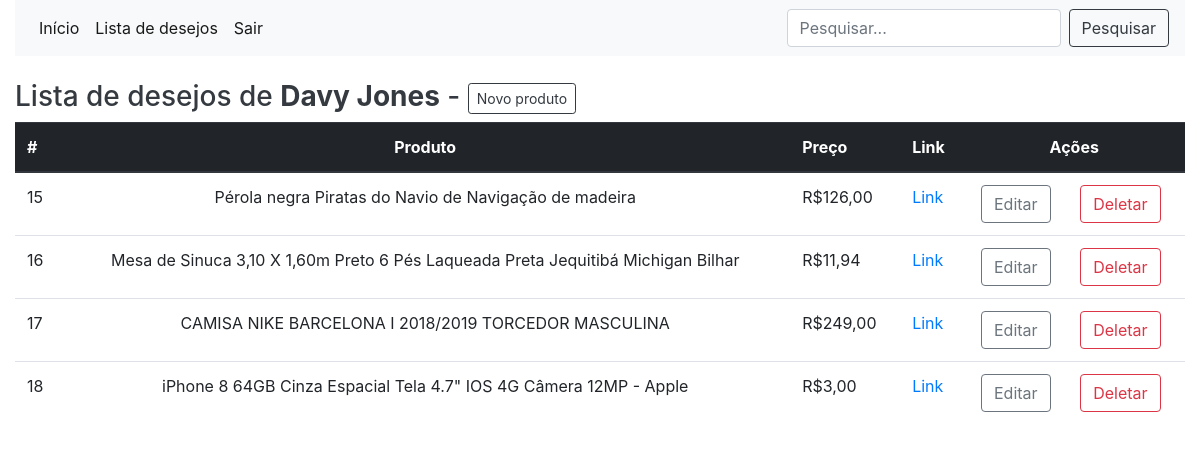
/lista_desejos.php (signed in), run on the app's committed database.
### tables this page shows
CREATE TABLE `tb_produto` (
  `id_produto` int(11) NOT NULL,
  `produto` varchar(100) NOT NULL,
  `preco` float NOT NULL,
  `link` varchar(200) NOT NULL,
  `id_usuario` int(11) NOT NULL
);

### lista_desejos.php (the view, shortened to what this page needs)
<!DOCTYPE html>
<html lang="pt-br">
<head>
	<link rel="stylesheet" type="text/css" href="css/bootstrap.min.css">
</head>
<body class="container-fluid">
	<?php
	include 'menu.php';?>
<?php include 'func.php';
	  include 'connect.php';
	?>
	<h3 class="text-dark">Lista de desejos de <b><?php echo $_SESSION['usuario']; ?></b> -
		<button type="button" class="btn btn-outline-dark btn-sm" data-toggle="modal" data-target="#formModalCenter">Novo produto
	</button>
	</h3>
	<?php
	$id_usuario = $_SESSION['id_usuario'];
	if($id_usuario != 9)
	{
	$sql = "SELECT id_produto, produto, preco, link FROM
			tb_produto INNER JOIN tb_usuarios
			ON tb_produto.id_usuario = tb_usuarios.id_usuario
			WHERE tb_produto.id_usuario  = $id_usuario";
	}
	else
	{
	$sql = "SELECT id_produto, produto, preco, link FROM
			tb_produto INNER JOIN tb_usuarios
			ON tb_produto.id_usuario = tb_usuarios.id_usuario";
	}
	$resultado = mysqli_query($connect, $sql);
	if(mysqli_affected_rows($connect) > 0)
	{
		$desejos = array(); ?>
		<table class="table">
  			<thead class="thead-dark">
			    <tr>
			    	<th scope="col">#</th>
			    	<th scope="col" class="text-center">Produto</th>
			    	<th scope="col">Preço</th>
			    	<th scope="col">Link</th>
			    	<th colspan="2" class="text-center">Ações</th>
			    </tr>
		<?php
		while ($desejos = mysqli_fetch_assoc($resultado) )
		{
			echo '<tr>';
			foreach ($desejos as $coluna_atual => $valor_atual) {
				if($coluna_atual == 'id_produto')
				{
					$id_produto = $valor_atual;
					echo '<td>' .$valor_atual. '</td>';
				}
				else if($coluna_atual == 'produto')
				{
					echo '<td class = "text-center">' .$valor_atual. '</td>';
				}
				else if($coluna_atual == 'preco')
				{
					$preco = $valor_atual;
					$valor_atual = number_format($preco, 2, ',', '.');
					echo '<td>R$' .$valor_atual. '</td>';
				}
				else if($coluna_atual == 'link')
				{
					echo '<td><a target="blank" href="' .$valor_atual. '">Link</a></td>';
				}
			}
			echo '<td class="text-center"><a href="editar_produto.php?id_produto='.$id_produto.'" class="btn btn-outline-secondary">Editar</a></td>';
			echo '<td class"=text-center"><a href="deletar_produto.php?id_produto='.$id_produto.'"  class="btn btn-outline-danger">Deletar</a></td>';
			echo '</tr>';
		}
		?>
			</thead>
		</table>
		<?php
	}
	else
	{
		echo '<h3 class="alert alert-dark" role="alert">Parece que você não tem produtos na sua lista de desejos.</h3>';
	}
	?>
</body>
</html>

### data on the page
tb_produto: id_produto "15", produto "Pérola negra Piratas do Navio de Navigação de madeira", preco "126,00"
tb_produto: id_produto "16", produto "Mesa de Sinuca 3,10 X 1,60m Preto 6 Pés Laqueada Preta Jequitibá Michigan Bilhar", preco "11,94"
tb_produto: id_produto "17", produto "CAMISA NIKE BARCELONA I 2018/2019 TORCEDOR MASCULINA", preco "249,00"
tb_produto: id_produto "18", produto "iPhone 8 64GB Cinza Espacial Tela 4.7\" IOS 4G Câmera 12MP - Apple", preco "3,00"

### other printed values
$_SESSION['usuario'] "Davy Jones"
